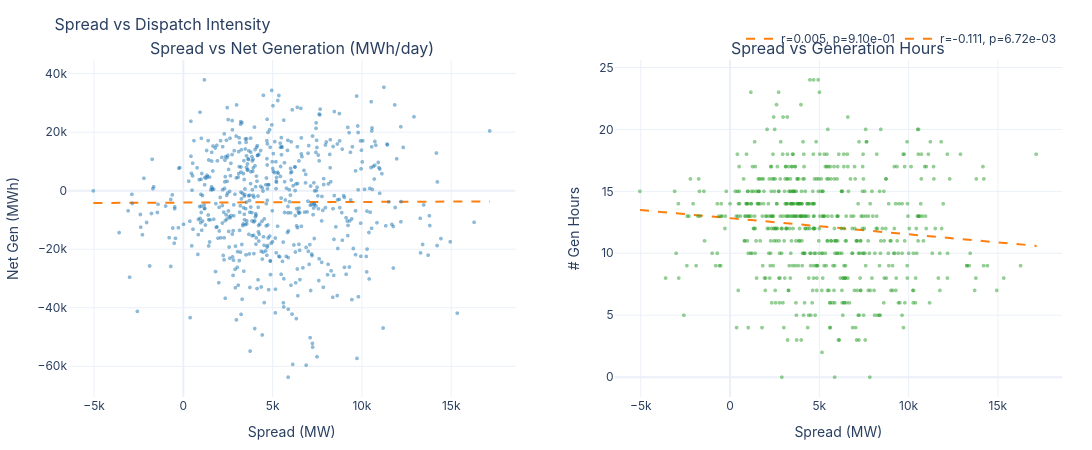

Notebook code for this chart:
### Markdown cell above
## 2. Spread vs Dispatch Intensity

Core hypothesis: wider spread should drive more aggressive cycling (more generation hours, higher intensity).

### Code cell
fig = make_subplots(rows=1, cols=2,
                    subplot_titles=['Spread vs Net Generation (MWh/day)',
                                   'Spread vs Generation Hours'])

fig.add_trace(go.Scattergl(
    x=daily['spread'], y=daily['net_gen'],
    mode='markers', marker=dict(size=4, color=COLORS['primary'], opacity=0.5),
    showlegend=False,
), row=1, col=1)

fig.add_trace(go.Scattergl(
    x=daily['spread'], y=daily['gen_hours'],
    mode='markers', marker=dict(size=4, color=COLORS['positive'], opacity=0.5),
    showlegend=False,
), row=1, col=2)

# Trendlines
for col_idx, y_col in enumerate(['net_gen', 'gen_hours'], 1):
    mask = daily[['spread', y_col]].dropna().index
    x, y = daily.loc[mask, 'spread'], daily.loc[mask, y_col]
    slope, intercept, r, p, se = stats.linregress(x, y)
    x_line = np.linspace(x.min(), x.max(), 100)
    fig.add_trace(go.Scatter(
        x=x_line, y=slope * x_line + intercept,
        mode='lines', name=f'r={r:.3f}, p={p:.2e}',
        line=dict(color=COLORS['secondary'], width=2, dash='dash'),
    ), row=1, col=col_idx)

fig.update_xaxes(title_text='Spread (MW)', row=1, col=1)
fig.update_xaxes(title_text='Spread (MW)', row=1, col=2)
fig.update_yaxes(title_text='Net Gen (MWh)', row=1, col=1)
fig.update_yaxes(title_text='# Gen Hours', row=1, col=2)
apply_layout(fig, title='Spread vs Dispatch Intensity', height=450, width=1100)
fig.show()

### Figure 1 — Plotly figure (JSON) as saved in the notebook; plotly's stock layout.template omitted (floating-point values rounded to 4 significant figures; data arrays with more than 128 entries replaced by an {"elided": "..."} marker saying what was removed)
{"data": [{"marker": {"color": "#1f77b4", "opacity": 0.5, "size": 4}, "mode": "markers", "showlegend": false, "type": "scattergl", "x": {"elided": "598 float values"}, "xaxis": "x", "y": {"elided": "598 float values"}, "yaxis": "y"}, {"marker": {"color": "#2ca02c", "opacity": 0.5, "size": 4}, "mode": "markers", "showlegend": false, "type": "scattergl", "x": {"elided": "598 float values"}, "xaxis": "x2", "y": {"elided": "598 int values"}, "yaxis": "y2"}, {"line": {"color": "#ff7f0e", "dash": "dash", "width": 2}, "mode": "lines", "name": "r=0.005, p=9.10e-01", "type": "scatter", "x": [-5040.0, -4816.0, -4592.0, -4367.0, -4143.0, -3919.0, -3694.0, -3470.0, -3246.0, -3021.0, -2797.0, -2573.0, -2348.0, -2124.0, -1899.0, -1675.0, -1451.0, -1226.0, -1002.0, -777.8, -553.4, -329.1, -104.8, 119.6, 343.9, 568.3, 792.6, 1017.0, 1241.0, 1466.0, 1690.0, 1914.0, 2139.0, 2363.0, 2587.0, 2812.0, 3036.0, 3260.0, 3485.0, 3709.0, 3933.0, 4158.0, 4382.0, 4606.0, 4831.0, 5055.0, 5279.0, 5504.0, 5728.0, 5952.0, 6177.0, 6401.0, 6625.0, 6850.0, 7074.0, 7298.0, 7523.0, 7747.0, 7972.0, 8196.0, 8420.0, 8645.0, 8869.0, 9093.0, 9318.0, 9542.0, 9766.0, 9991.0, 10210.0, 10440.0, 10660.0, 10890.0, 11110.0, 11340.0, 11560.0, 11790.0, 12010.0, 12230.0, 12460.0, 12680.0, 12910.0, 13130.0, 13360.0, 13580.0, 13800.0, 14030.0, 14250.0, 14480.0, 14700.0, 14930.0, 15150.0, 15370.0, 15600.0, 15820.0, 16050.0, 16270.0, 16500.0, 16720.0, 16950.0, 17170.0], "xaxis": "x", "y": [-4196.0, -4191.0, -4186.0, -4180.0, -4175.0, -4170.0, -4165.0, -4160.0, -4154.0, -4149.0, -4144.0, -4139.0, -4133.0, -4128.0, -4123.0, -4118.0, -4112.0, -4107.0, -4102.0, -4097.0, -4091.0, -4086.0, -4081.0, -4076.0, -4071.0, -4065.0, -4060.0, -4055.0, -4050.0, -4044.0, -4039.0, -4034.0, -4029.0, -4023.0, -4018.0, -4013.0, -4008.0, -4002.0, -3997.0, -3992.0, -3987.0, -3982.0, -3976.0, -3971.0, -3966.0, -3961.0, -3955.0, -3950.0, -3945.0, -3940.0, -3934.0, -3929.0, -3924.0, -3919.0, -3913.0, -3908.0, -3903.0, -3898.0, -3893.0, -3887.0, -3882.0, -3877.0, -3872.0, -3866.0, -3861.0, -3856.0, -3851.0, -3845.0, -3840.0, -3835.0, -3830.0, -3824.0, -3819.0, -3814.0, -3809.0, -3804.0, -3798.0, -3793.0, -3788.0, -3783.0, -3777.0, -3772.0, -3767.0, -3762.0, -3756.0, -3751.0, -3746.0, -3741.0, -3735.0, -3730.0, -3725.0, -3720.0, -3715.0, -3709.0, -3704.0, -3699.0, -3694.0, -3688.0, -3683.0, -3678.0], "yaxis": "y"}, {"line": {"color": "#ff7f0e", "dash": "dash", "width": 2}, "mode": "lines", "name": "r=-0.111, p=6.72e-03", "type": "scatter", "x": [-5040.0, -4816.0, -4592.0, -4367.0, -4143.0, -3919.0, -3694.0, -3470.0, -3246.0, -3021.0, -2797.0, -2573.0, -2348.0, -2124.0, -1899.0, -1675.0, -1451.0, -1226.0, -1002.0, -777.8, -553.4, -329.1, -104.8, 119.6, 343.9, 568.3, 792.6, 1017.0, 1241.0, 1466.0, 1690.0, 1914.0, 2139.0, 2363.0, 2587.0, 2812.0, 3036.0, 3260.0, 3485.0, 3709.0, 3933.0, 4158.0, 4382.0, 4606.0, 4831.0, 5055.0, 5279.0, 5504.0, 5728.0, 5952.0, 6177.0, 6401.0, 6625.0, 6850.0, 7074.0, 7298.0, 7523.0, 7747.0, 7972.0, 8196.0, 8420.0, 8645.0, 8869.0, 9093.0, 9318.0, 9542.0, 9766.0, 9991.0, 10210.0, 10440.0, 10660.0, 10890.0, 11110.0, 11340.0, 11560.0, 11790.0, 12010.0, 12230.0, 12460.0, 12680.0, 12910.0, 13130.0, 13360.0, 13580.0, 13800.0, 14030.0, 14250.0, 14480.0, 14700.0, 14930.0, 15150.0, 15370.0, 15600.0, 15820.0, 16050.0, 16270.0, 16500.0, 16720.0, 16950.0, 17170.0], "xaxis": "x2", "y": [13.49, 13.46, 13.43, 13.4, 13.38, 13.35, 13.32, 13.29, 13.26, 13.23, 13.2, 13.17, 13.14, 13.11, 13.08, 13.05, 13.02, 12.99, 12.97, 12.94, 12.91, 12.88, 12.85, 12.82, 12.79, 12.76, 12.73, 12.7, 12.67, 12.64, 12.61, 12.59, 12.56, 12.53, 12.5, 12.47, 12.44, 12.41, 12.38, 12.35, 12.32, 12.29, 12.26, 12.23, 12.21, 12.18, 12.15, 12.12, 12.09, 12.06, 12.03, 12.0, 11.97, 11.94, 11.91, 11.88, 11.85, 11.83, 11.8, 11.77, 11.74, 11.71, 11.68, 11.65, 11.62, 11.59, 11.56, 11.53, 11.5, 11.47, 11.45, 11.42, 11.39, 11.36, 11.33, 11.3, 11.27, 11.24, 11.21, 11.18, 11.15, 11.12, 11.09, 11.06, 11.04, 11.01, 10.98, 10.95, 10.92, 10.89, 10.86, 10.83, 10.8, 10.77, 10.74, 10.71, 10.68, 10.66, 10.63, 10.6], "yaxis": "y2"}], "layout": {"annotations": [{"font": {"size": 16}, "showarrow": false, "text": "Spread vs Net Generation (MWh/day)", "x": 0.225, "xanchor": "center", "xref": "paper", "y": 1, "yanchor": "bottom", "yref": "paper"}, {"font": {"size": 16}, "showarrow": false, "text": "Spread vs Generation Hours", "x": 0.775, "xanchor": "center", "xref": "paper", "y": 1, "yanchor": "bottom", "yref": "paper"}], "font": {"family": "Inter, Arial, sans-serif", "size": 12}, "height": 450, "hovermode": "x unified", "legend": {"orientation": "h", "x": 1, "xanchor": "right", "y": 1.02, "yanchor": "bottom"}, "margin": {"b": 50, "l": 60, "r": 30, "t": 60}, "title": {"font": {"size": 16}, "text": "Spread vs Dispatch Intensity"}, "width": 1100, "xaxis": {"anchor": "y", "domain": [0, 0.45], "title": {"text": "Spread (MW)"}}, "xaxis2": {"anchor": "y2", "domain": [0.55, 1], "title": {"text": "Spread (MW)"}}, "yaxis": {"anchor": "x", "domain": [0, 1], "title": {"text": "Net Gen (MWh)"}}, "yaxis2": {"anchor": "x2", "domain": [0, 1], "title": {"text": "# Gen Hours"}}}}
